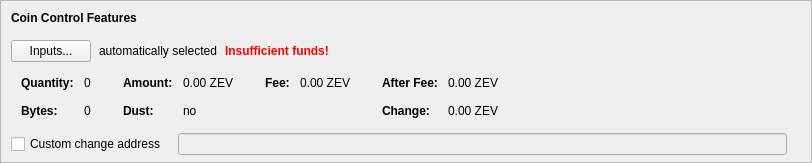
    <widget class="QFrame" name="frameCoinControl">
     <property name="sizePolicy">
      <sizepolicy hsizetype="Expanding" vsizetype="Expanding">
       <horstretch>0</horstretch>
       <verstretch>0</verstretch>
      </sizepolicy>
     </property>
     <property name="maximumSize">
      <size>
       <width>16777215</width>
       <height>16777215</height>
      </size>
     </property>
     <property name="frameShape">
      <enum>QFrame::StyledPanel</enum>
     </property>
     <property name="frameShadow">
      <enum>QFrame::Sunken</enum>
     </property>
     <layout class="QVBoxLayout" name="verticalLayoutCoinControl2">
      <property name="spacing">
       <number>0</number>
      </property>
      <property name="leftMargin">
       <number>0</number>
      </property>
      <property name="topMargin">
       <number>0</number>
      </property>
      <property name="rightMargin">
       <number>0</number>
      </property>
      <property name="bottomMargin">
       <number>6</number>
      </property>
      <item>
       <layout class="QVBoxLayout" name="verticalLayoutCoinControl" stretch="0,0,0,0,1">
        <property name="spacing">
         <number>0</number>
        </property>
        <property name="leftMargin">
         <number>10</number>
        </property>
        <property name="topMargin">
         <number>10</number>
        </property>
        <item>
         <layout class="QHBoxLayout" name="horizontalLayoutCoinControl1">
          <property name="bottomMargin">
           <number>15</number>
          </property>
          <item>
           <widget class="QLabel" name="labelCoinControlFeatures">
            <property name="sizePolicy">
             <sizepolicy hsizetype="Preferred" vsizetype="Maximum">
              <horstretch>0</horstretch>
              <verstretch>0</verstretch>
             </sizepolicy>
            </property>
            <property name="font">
             <font>
              <weight>75</weight>
              <bold>true</bold>
             </font>
            </property>
            <property name="styleSheet">
             <string notr="true">font-weight:bold;</string>
            </property>
            <property name="text">
             <string>Coin Control Features</string>
            </property>
           </widget>
          </item>
         </layout>
        </item>
        <item>
         <layout class="QHBoxLayout" name="horizontalLayoutCoinControl2" stretch="0,0,0,0">
          <property name="spacing">
           <number>8</number>
          </property>
          <property name="bottomMargin">
           <number>10</number>
          </property>
          <item>
           <widget class="QPushButton" name="pushButtonCoinControl">
            <property name="styleSheet">
             <string notr="true"/>
            </property>
            <property name="text">
             <string>Inputs...</string>
            </property>
            <property name="autoDefault">
             <bool>false</bool>
            </property>
           </widget>
          </item>
          <item>
           <widget class="QLabel" name="labelCoinControlAutomaticallySelected">
            <property name="text">
             <string>automatically selected</string>
            </property>
            <property name="margin">
             <number>5</number>
            </property>
           </widget>
          </item>
          <item>
           <widget class="QLabel" name="labelCoinControlInsuffFunds">
            <property name="font">
             <font>
              <weight>75</weight>
              <bold>true</bold>
             </font>
            </property>
            <property name="styleSheet">
             <string notr="true">color:red;font-weight:bold;</string>
            </property>
            <property name="text">
             <string>Insufficient funds!</string>
            </property>
            <property name="margin">
             <number>5</number>
            </property>
           </widget>
          </item>
          <item>
           <spacer name="horizontalSpacerCoinControl">
            <property name="orientation">
             <enum>Qt::Horizontal</enum>
            </property>
            <property name="sizeHint" stdset="0">
             <size>
              <width>40</width>
              <height>1</height>
             </size>
            </property>
           </spacer>
          </item>
         </layout>
        </item>
        <item>
         <widget class="QWidget" name="widgetCoinControl" native="true">
          <property name="sizePolicy">
           <sizepolicy hsizetype="Preferred" vsizetype="Preferred">
            <horstretch>0</horstretch>
            <verstretch>0</verstretch>
           </sizepolicy>
          </property>
          <property name="minimumSize">
           <size>
            <width>0</width>
            <height>0</height>
           </size>
          </property>
          <property name="styleSheet">
           <string notr="true"/>
          </property>
          <layout class="QHBoxLayout" name="horizontalLayoutCoinControl5">
           <property name="leftMargin">
            <number>0</number>
           </property>
           <property name="topMargin">
            <number>0</number>
           </property>
           <property name="rightMargin">
            <number>0</number>
           </property>
           <property name="bottomMargin">
            <number>0</number>
           </property>
           <item>
            <layout class="QHBoxLayout" name="horizontalLayoutCoinControl3" stretch="0,0,0,1">
             <property name="spacing">
              <number>20</number>
             </property>
             <property name="topMargin">
              <number>0</number>
             </property>
             <property name="bottomMargin">
              <number>10</number>
             </property>
             <item>
              <layout class="QFormLayout" name="formLayoutCoinControl1">
               <property name="horizontalSpacing">
                <number>10</number>
               </property>
               <property name="verticalSpacing">
                <number>14</number>
               </property>
               <property name="leftMargin">
                <number>10</number>
               </property>
               <property name="topMargin">
                <number>4</number>
               </property>
               <property name="rightMargin">
                <number>6</number>
               </property>
               <item row="0" column="0">
                <widget class="QLabel" name="labelCoinControlQuantityText">
                 <property name="font">
                  <font>
                   <weight>75</weight>
                   <bold>true</bold>
                  </font>
                 </property>
                 <property name="text">
                  <string>Quantity:</string>
                 </property>
                 <property name="margin">
                  <number>0</number>
                 </property>
                </widget>
               </item>
               <item row="0" column="1">
                <widget class="QLabel" name="labelCoinControlQuantity">
                 <property name="cursor">
                  <cursorShape>IBeamCursor</cursorShape>
                 </property>
                 <property name="contextMenuPolicy">
                  <enum>Qt::ActionsContextMenu</enum>
                 </property>
                 <property name="text">
                  <string notr="true">0</string>
                 </property>
                 <property name="margin">
                  <number>0</number>
                 </property>
                 <property name="textInteractionFlags">
                  <set>Qt::LinksAccessibleByMouse|Qt::TextSelectableByKeyboard|Qt::TextSelectableByMouse</set>
                 </property>
                </widget>
               </item>
               <item row="1" column="0">
                <widget class="QLabel" name="labelCoinControlBytesText">
                 <property name="font">
                  <font>
                   <weight>75</weight>
                   <bold>true</bold>
                  </font>
                 </property>
                 <property name="text">
                  <string>Bytes:</string>
                 </property>
                </widget>
               </item>
               <item row="1" column="1">
                <widget class="QLabel" name="labelCoinControlBytes">
                 <property name="cursor">
                  <cursorShape>IBeamCursor</cursorShape>
                 </property>
                 <property name="contextMenuPolicy">
                  <enum>Qt::ActionsContextMenu</enum>
                 </property>
                 <property name="text">
                  <string notr="true">0</string>
                 </property>
                 <property name="textInteractionFlags">
                  <set>Qt::LinksAccessibleByMouse|Qt::TextSelectableByKeyboard|Qt::TextSelectableByMouse</set>
                 </property>
                </widget>
               </item>
              </layout>
             </item>
             <item>
              <layout class="QFormLayout" name="formLayoutCoinControl2">
               <property name="horizontalSpacing">
                <number>10</number>
               </property>
               <property name="verticalSpacing">
                <number>14</number>
               </property>
               <property name="leftMargin">
                <number>6</number>
               </property>
               <property name="topMargin">
                <number>4</number>
               </property>
               <property name="rightMargin">
                <number>6</number>
               </property>
               <item row="0" column="0">
                <widget class="QLabel" name="labelCoinControlAmountText">
                 <property name="font">
                  <font>
                   <weight>75</weight>
                   <bold>true</bold>
                  </font>
                 </property>
                 <property name="text">
                  <string>Amount:</string>
                 </property>
                 <property name="margin">
                  <number>0</number>
                 </property>
                </widget>
               </item>
               <item row="0" column="1">
                <widget class="QLabel" name="labelCoinControlAmount">
                 <property name="cursor">
                  <cursorShape>IBeamCursor</cursorShape>
                 </property>
                 <property name="contextMenuPolicy">
                  <enum>Qt::ActionsContextMenu</enum>
                 </property>
                 <property name="text">
                  <string notr="true">0.00 ZEV</string>
                 </property>
                 <property name="textInteractionFlags">
                  <set>Qt::LinksAccessibleByMouse|Qt::TextSelectableByKeyboard|Qt::TextSelectableByMouse</set>
                 </property>
                </widget>
               </item>
               <item row="1" column="0">
                <widget class="QLabel" name="labelCoinControlLowOutputText">
                 <property name="font">
                  <font>
                   <weight>75</weight>
                   <bold>true</bold>
                  </font>
                 </property>
                 <property name="text">
                  <string>Dust:</string>
                 </property>
                </widget>
               </item>
               <item row="1" column="1">
                <widget class="QLabel" name="labelCoinControlLowOutput">
                 <property name="cursor">
                  <cursorShape>IBeamCursor</cursorShape>
                 </property>
                 <property name="contextMenuPolicy">
                  <enum>Qt::ActionsContextMenu</enum>
                 </property>
                 <property name="text">
                  <string notr="true">no</string>
                 </property>
                 <property name="textInteractionFlags">
                  <set>Qt::LinksAccessibleByMouse|Qt::TextSelectableByKeyboard|Qt::TextSelectableByMouse</set>
                 </property>
                </widget>
               </item>
              </layout>
             </item>
             <item>
              <layout class="QFormLayout" name="formLayoutCoinControl3">
               <property name="horizontalSpacing">
                <number>10</number>
               </property>
               <property name="verticalSpacing">
                <number>14</number>
               </property>
               <property name="leftMargin">
                <number>6</number>
               </property>
               <property name="topMargin">
                <number>4</number>
               </property>
               <property name="rightMargin">
                <number>6</number>
               </property>
               <item row="0" column="0">
                <widget class="QLabel" name="labelCoinControlFeeText">
                 <property name="font">
                  <font>
                   <weight>75</weight>
                   <bold>true</bold>
                  </font>
                 </property>
                 <property name="text">
                  <string>Fee:</string>
                 </property>
                 <property name="margin">
                  <number>0</number>
                 </property>
                </widget>
               </item>
               <item row="0" column="1">
                <widget class="QLabel" name="labelCoinControlFee">
                 <property name="cursor">
                  <cursorShape>IBeamCursor</cursorShape>
                 </property>
                 <property name="contextMenuPolicy">
                  <enum>Qt::ActionsContextMenu</enum>
                 </property>
                 <property name="text">
                  <string notr="true">0.00 ZEV</string>
                 </property>
                 <property name="textInteractionFlags">
                  <set>Qt::LinksAccessibleByMouse|Qt::TextSelectableByKeyboard|Qt::TextSelectableByMouse</set>
                 </property>
                </widget>
               </item>
              </layout>
             </item>
             <item>
              <layout class="QFormLayout" name="formLayoutCoinControl4">
               <property name="horizontalSpacing">
                <number>10</number>
               </property>
               <property name="verticalSpacing">
                <number>14</number>
               </property>
               <property name="leftMargin">
                <number>6</number>
               </property>
               <property name="topMargin">
                <number>4</number>
               </property>
               <property name="rightMargin">
                <number>6</number>
               </property>
               <item row="0" column="0">
                <widget class="QLabel" name="labelCoinControlAfterFeeText">
                 <property name="font">
                  <font>
                   <weight>75</weight>
                   <bold>true</bold>
                  </font>
                 </property>
                 <property name="text">
                  <string>After Fee:</string>
                 </property>
                 <property name="margin">
                  <number>0</number>
                 </property>
                </widget>
               </item>
               <item row="0" column="1">
                <widget class="QLabel" name="labelCoinControlAfterFee">
                 <property name="cursor">
                  <cursorShape>IBeamCursor</cursorShape>
                 </property>
                 <property name="contextMenuPolicy">
                  <enum>Qt::ActionsContextMenu</enum>
                 </property>
                 <property name="text">
                  <string notr="true">0.00 ZEV</string>
                 </property>
                 <property name="textInteractionFlags">
                  <set>Qt::LinksAccessibleByMouse|Qt::TextSelectableByKeyboard|Qt::TextSelectableByMouse</set>
                 </property>
                </widget>
               </item>
               <item row="1" column="0">
                <widget class="QLabel" name="labelCoinControlChangeText">
                 <property name="font">
                  <font>
                   <weight>75</weight>
                   <bold>true</bold>
                  </font>
                 </property>
                 <property name="text">
                  <string>Change:</string>
                 </property>
                </widget>
               </item>
               <item row="1" column="1">
                <widget class="QLabel" name="labelCoinControlChange">
                 <property name="cursor">
                  <cursorShape>IBeamCursor</cursorShape>
                 </property>
                 <property name="contextMenuPolicy">
                  <enum>Qt::ActionsContextMenu</enum>
                 </property>
                 <property name="text">
                  <string notr="true">0.00 ZEV</string>
                 </property>
                 <property name="textInteractionFlags">
                  <set>Qt::LinksAccessibleByMouse|Qt::TextSelectableByKeyboard|Qt::TextSelectableByMouse</set>
                 </property>
                </widget>
               </item>
              </layout>
             </item>
            </layout>
           </item>
          </layout>
         </widget>
        </item>
        <item>
         <layout class="QHBoxLayout" name="horizontalLayoutCoinControl4" stretch="0,0,0">
          <property name="spacing">
           <number>12</number>
          </property>
          <property name="sizeConstraint">
           <enum>QLayout::SetDefaultConstraint</enum>
          </property>
          <property name="topMargin">
           <number>5</number>
          </property>
          <property name="rightMargin">
           <number>5</number>
          </property>
          <item>
           <widget class="QCheckBox" name="checkBoxCoinControlChange">
            <property name="toolTip">
             <string>If this is activated, but the change address is empty or invalid, change will be sent to a newly generated address.</string>
            </property>
            <property name="text">
             <string>Custom change address</string>
            </property>
           </widget>
          </item>
          <item>
           <widget class="QValidatedLineEdit" name="lineEditCoinControlChange">
            <property name="enabled">
             <bool>false</bool>
            </property>
            <property name="sizePolicy">
             <sizepolicy hsizetype="Expanding" vsizetype="Fixed">
              <horstretch>0</horstretch>
              <verstretch>0</verstretch>
             </sizepolicy>
            </property>
           </widget>
          </item>
          <item>
           <widget class="QLabel" name="labelCoinControlChangeLabel">
            <property name="sizePolicy">
             <sizepolicy hsizetype="Preferred" vsizetype="Expanding">
              <horstretch>0</horstretch>
              <verstretch>0</verstretch>
             </sizepolicy>
            </property>
            <property name="minimumSize">
             <size>
              <width>0</width>
              <height>0</height>
             </size>
            </property>
            <property name="text">
             <string/>
            </property>
            <property name="margin">
             <number>3</number>
            </property>
           </widget>
          </item>
         </layout>
        </item>
        <item>
         <spacer name="verticalSpacerCoinControl">
          <property name="orientation">
           <enum>Qt::Vertical</enum>
          </property>
          <property name="sizeHint" stdset="0">
           <size>
            <width>800</width>
            <height>1</height>
           </size>
          </property>
         </spacer>
        </item>
       </layout>
      </item>
     </layout>
    </widget>
